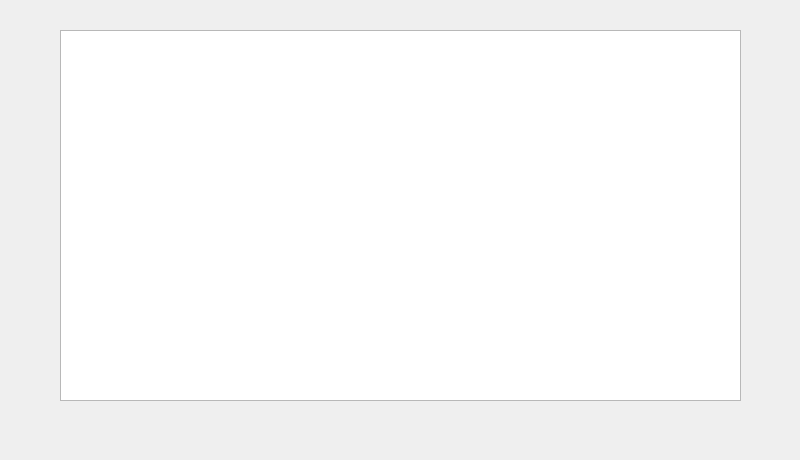
<?xml version="1.0" encoding="UTF-8"?>
<ui version="4.0">
 <class>Form</class>
 <widget class="QWidget" name="Form">
  <property name="geometry">
   <rect>
    <x>0</x>
    <y>0</y>
    <width>800</width>
    <height>460</height>
   </rect>
  </property>
  <property name="windowTitle">
   <string>Эспрессо</string>
  </property>
  <widget class="QTableWidget" name="tableWidget">
   <property name="geometry">
    <rect>
     <x>60</x>
     <y>30</y>
     <width>681</width>
     <height>371</height>
    </rect>
   </property>
  </widget>
 </widget>
 <resources/>
 <connections/>
</ui>
